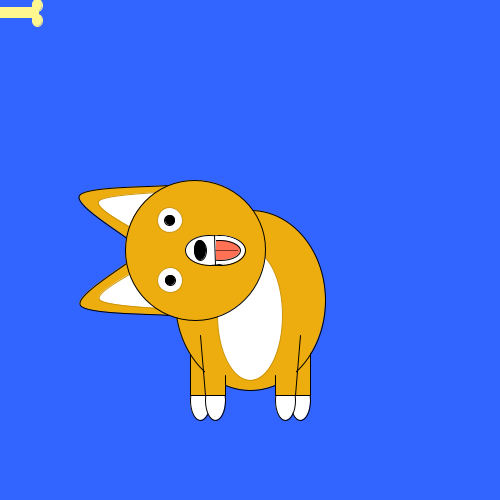
Frame 1 (no input)
Frame 60 (the mouse pressed at the canvas centre just before this capture): identical to frame 1, image omitted
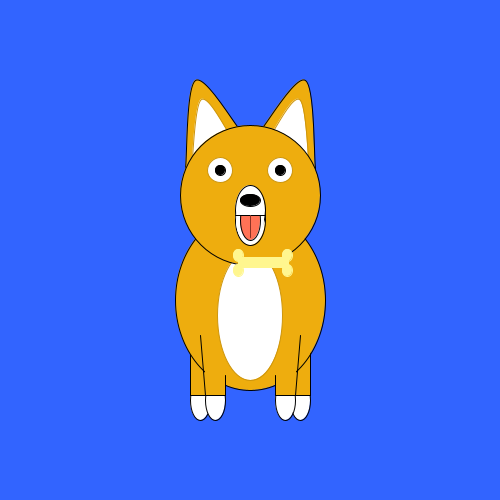
Frame 120 (the mouse held since frame 60 and released just before this capture)

The Processing sketch that drew these frames (run headless with seeded random() and noise(); from frame 60 on, the mouse is pressed at the canvas centre):

// Processing sketch: processing_119661
// ── processing_119661.pde

color bodyColor1 = color(238, 173, 14);
color spotColor = color(255, 255, 255);
color strokeColor = color(205, 149, 12);
color bgColor = color(50, 100, 255);

//setup
void setup() {
  size(500, 500);
  background(bgColor);
  smooth();
}

void draw() {  
  background(bgColor);
  translate(250, 250);//move the head and body to center of screen
  drawBody();

  float angle = radians(mouseX - 250);
  if(angle >= HALF_PI){angle = HALF_PI;}
  else if(angle <= -(HALF_PI)){angle = -(HALF_PI);}
  pushMatrix();
    rotate(angle);
    drawHead();
  popMatrix();
  
  translate(-250, -250);//undo translate
  drawBone(mouseX, mouseY);
}

//body
void drawBody() {
  //back feet/legs
  //foot
  fill(spotColor);
  stroke(0, 0, 0);
  ellipse(-50, 150, 20, 40);
  ellipse(50, 150, 20, 40);
  //legs
  fill(bodyColor1);
  rect(-60, 95, 20, 50);
  rect(40, 95, 20, 50);

  //body
  fill(bodyColor1); 
  stroke(0, 0, 0);
  ellipse(0, 50, 150, 180);


  fill(bgColor);
  stroke(bgColor);
  //  rect(-110,135,150,50);

  //front legs/feet
  //foot
  fill(spotColor);
  stroke(0, 0, 0);
  ellipse(-35, 150, 20, 40);
  ellipse(35, 150, 20, 40);


  //leg
  fill(bodyColor1);
  stroke(bodyColor1);
  rect(-45, 95, 20, 50);
  rect(25, 95, 20, 50);

  //leg outline
  stroke(0, 0, 0);
  line(-45, 145, -50, 85);
  line(-25, 145, -25, 125);  
  line(25, 145, 25, 125);
  line(45, 145, 50, 85);
  line(-55, 145, -25, 145);
  line(25, 145, 55, 145);
  //chest spot
  fill(spotColor);
  stroke(strokeColor);
  ellipse(0, 65, 65, 130);
}

void drawHead() {

  //ears

  fill(bodyColor1);
  stroke(0, 0, 0);

  //ear 1
  beginShape();
  curveVertex(10, -120);
  curveVertex(10, -120);
  curveVertex(55, -170);
  curveVertex(65, -82);
  curveVertex(65, -82);
  endShape();

  //ear 2
  beginShape();
  curveVertex(-10, -120);
  curveVertex(-10, -120);
  curveVertex(-55, -170);
  curveVertex(-65, -82);
  curveVertex(-65, -82);
  endShape();

  fill(spotColor);
  stroke(strokeColor);

  //inner ear 1

  beginShape();
  curveVertex(20, -115);
  curveVertex(20, -115);
  curveVertex(50, -150);
  curveVertex(60, -62);
  curveVertex(60, -62);
  endShape();

  //inner ear 2

  beginShape();
  curveVertex(-20, -115);
  curveVertex(-20, -115);
  curveVertex(-50, -150);
  curveVertex(-60, -62);
  curveVertex(-60, -62);
  endShape();

  //head
  fill(bodyColor1);
  stroke(0, 0, 0);
  ellipse(0, -55, 140, 140);


  //snout

  //mouth

  fill(spotColor);
  stroke(0, 0, 0);
  ellipse(0, -30, 30, 50);
  ellipse(0, -40, 30, 50);
  stroke(spotColor);
  ellipse(0, -30, 27, 47);
  stroke(0, 0, 0);


  //tongue

  fill(255, 114, 86);
  ellipse(0, -30, 20, 40);

  fill(spotColor);
  stroke(spotColor);
  rect(-10, -55, 20, 20);

  stroke(0, 0, 0);
  line(-15, -35, 15, -35);

  stroke(138, 51, 36);
  line(0, -35, 0, -13);

  //nose

  stroke(0, 0, 0);
  fill(0, 0, 0);
  ellipse(0, -50, 20, 12);

  //eyes

  fill(255, 255, 255);
  stroke(strokeColor);
  ellipse(-30, -80, 25, 25);

  fill(255, 255, 255);
  stroke(strokeColor);
  ellipse(30, -80, 25, 25);

  //pupils

  fill(0, 0, 0);
  stroke(0, 0, 0);
  ellipse(-30, -80, 10, 10);

  fill(0, 0, 0);
  stroke(0, 0, 0);
  ellipse(30, -80, 10, 10);
}

void drawBone(int x, int y) {
  fill(255, 246, 143);
  stroke(255, 246, 143);

  //top left nub
  ellipse(x-12, y+5, 10, 12);

  //bot left nub
  ellipse(x-12, y+20, 10, 12);

  //top right nub
  ellipse(x+37, y+5, 10, 12);

  //top left nub
  ellipse(x+37, y+20, 10, 12);
  //shaft
  rect(x-12, y+7, 50, 10);
}

//change breed
int value = 0;

void mouseClicked() {
  if (value == 0) {
    value = 1;
    bodyColor1 = color(55, 55, 55);
    spotColor = color(160, 160, 160);
    strokeColor = color(0, 0, 0);
  } else {
    bodyColor1 = color(238, 173, 14);
    spotColor = color(255, 255, 255);
    strokeColor = color(205, 149, 12);
    value = 0;
  }
}
